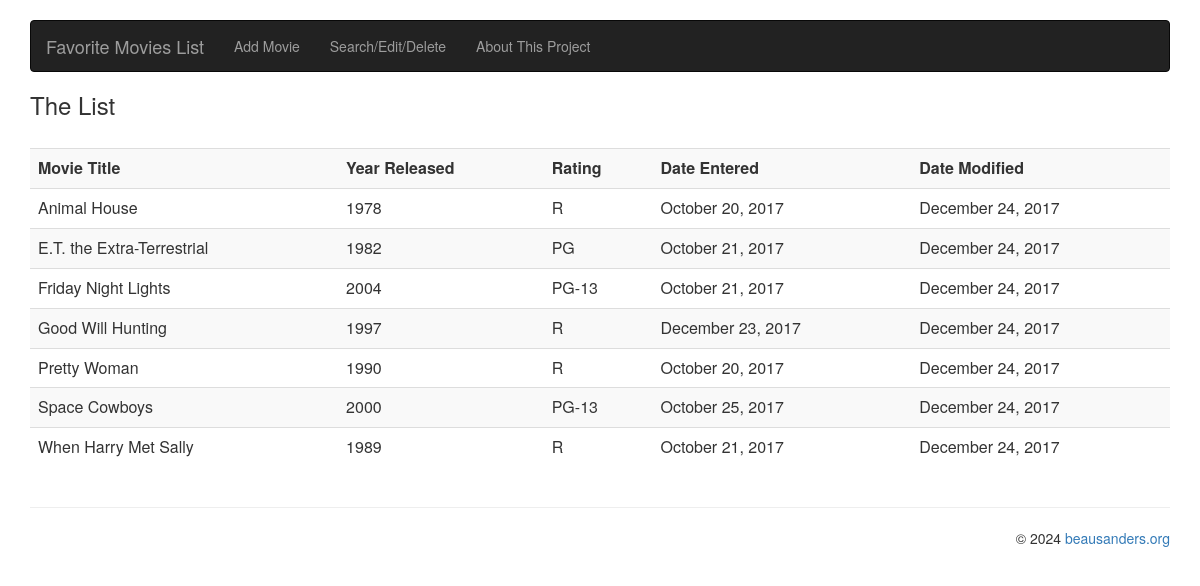
/favmovies1/index.php, run on the app's committed database.
### tables this page shows
CREATE TABLE IF NOT EXISTS `movielist` (
  `movieID` int(4) NOT NULL AUTO_INCREMENT,
  `movieTitle` varchar(255) NOT NULL,
  `movieStars` varchar(255) NOT NULL,
  `releaseYear` int(4) NOT NULL,
  `movieRating` varchar(5) NOT NULL,
  `movieGenre` varchar(30) NOT NULL,
  `IMDb_rating` decimal(2,1) NOT NULL,
  `dateEntered` datetime NOT NULL,
  `dateModified` datetime NOT NULL,
  PRIMARY KEY (`movieID`)
);

### favmovies1/index.php (called while the page is built)
<?php
require('./config/config.php');
include ('movies_list.php');
?>

### favmovies1/movies_list.php (the view, shortened to what this page needs)
<?php
require('./config/config.php');
$query = 'SELECT * FROM movielist ORDER BY movieTitle';
	$statement = $db->prepare($query);
	$statement->execute();
	$movies = $statement->fetchAll();
?>
<div class="container">
<?php include 'header.php'; ?>
<h3>The List</h3>
<br />
<div class="table-responsive">
	<table class="table table-striped table-hover">
	<tr>
        	<th>Movie Title</th>
                <th>Year Released</th>
                <th>Rating</th>
                <th>Date Entered</th>
		<th>Date Modified</th>
	</tr>
        <?php foreach ($movies as $movie) : ?>
        <tr>
	<?php
		if (($movie['dateEntered'] == "0000-00-00 00:00:00")) {
        	$dateEntered = " ";
        	} else {
        	$dateEntered = date("F d, Y", strtotime($movie['dateEntered']));
		}
		if (($movie['dateModified'] == "0000-00-00 00:00:00")) {
        	$dateModified = " ";
       	 	} else {
        	$dateModified = date("F d, Y", strtotime($movie['dateModified']));
		}
	?>
                <td><?php echo $movie['movieTitle']; ?></td>
                <td><?php echo $movie['releaseYear']; ?></td>
                <td><?php echo $movie['movieRating']; ?></td>
		<td><?php echo $dateEntered; ?></td>
		<td><?php echo $dateModified; ?></td>
            </tr>
            <?php endforeach; ?>
        </table>
   </div>
</div>
<?php include 'footer.php'; ?>
</body>
</html>

### data on the page
movielist: movieTitle "Animal House", releaseYear "1978", movieRating "R", dateEntered "October 20, 2017", dateModified "December 24, 2017"
movielist: movieTitle "E.T. the Extra-Terrestrial", releaseYear "1982", movieRating "PG", dateEntered "October 21, 2017", dateModified "December 24, 2017"
movielist: movieTitle "Friday Night Lights", releaseYear "2004", movieRating "PG-13", dateEntered "October 21, 2017", dateModified "December 24, 2017"
movielist: movieTitle "Good Will Hunting", releaseYear "1997", movieRating "R", dateEntered "December 23, 2017", dateModified "December 24, 2017"
movielist: movieTitle "Pretty Woman", releaseYear "1990", movieRating "R", dateEntered "October 20, 2017", dateModified "December 24, 2017"
movielist: movieTitle "Space Cowboys", releaseYear "2000", movieRating "PG-13", dateEntered "October 25, 2017", dateModified "December 24, 2017"
movielist: movieTitle "When Harry Met Sally", releaseYear "1989", movieRating "R", dateEntered "October 21, 2017", dateModified "December 24, 2017"
